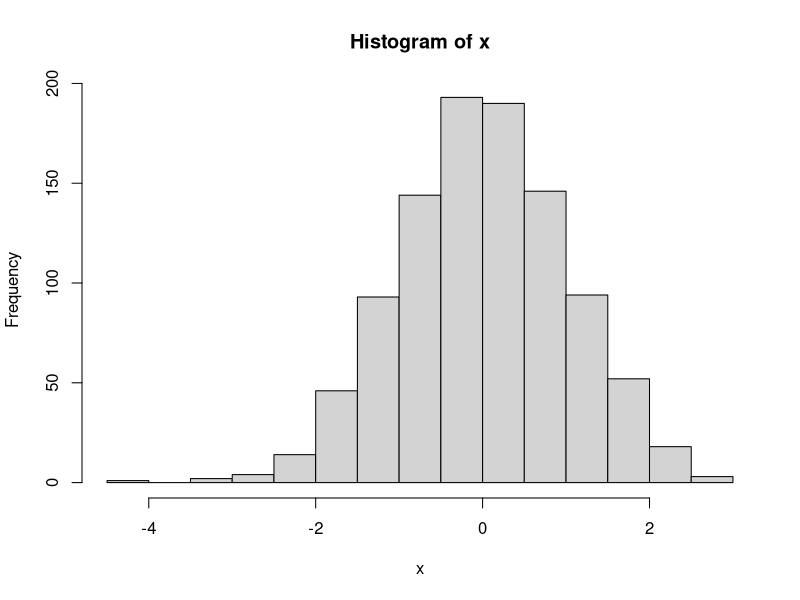
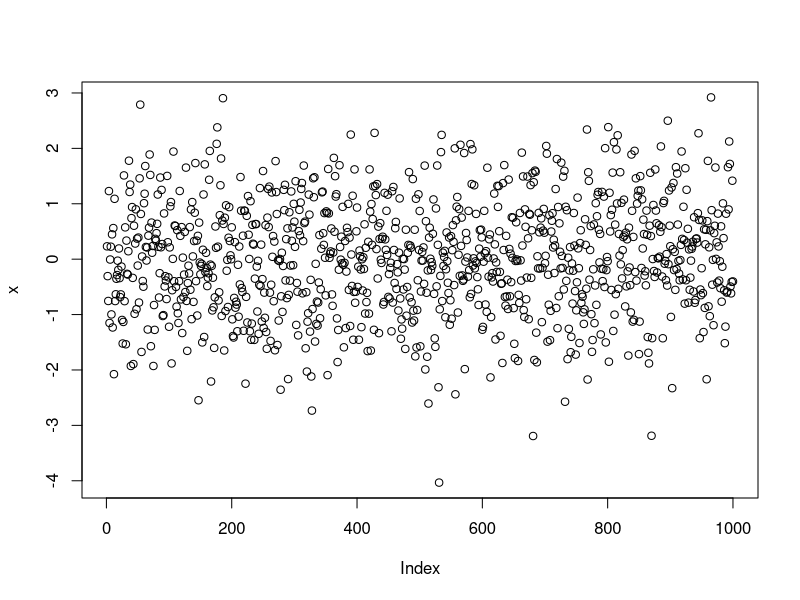
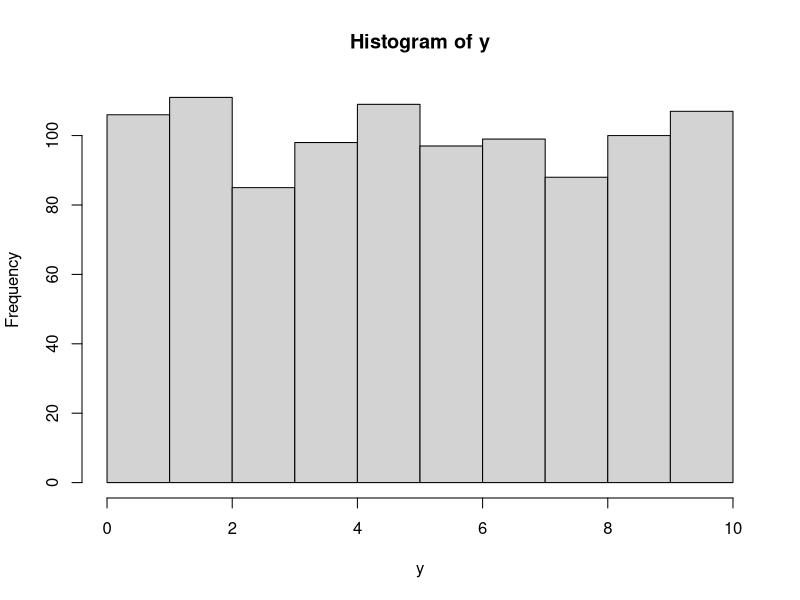
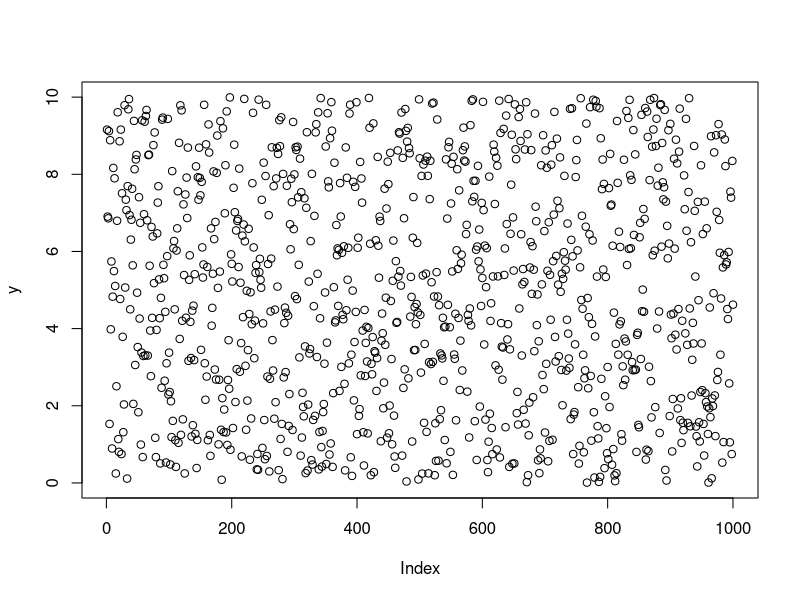

Source code (R) for these figures, in order:
n <- 1000
x <- rnorm(n, mean = 0, sd = 1)     # 정규분포 난수
hist(x)
plot(x)
y <- runif(n,0,10)                  # 균등분포 난수
hist(y)
plot(y)

set.seed(123)                       # seed 는 임의의 정수 사용
rnorm(5,0,1)                        # seed 정의 후 추출하면 같은 값 나옴 (매번 갱신해줘야 함)

set.seed(12)
runif(5,0,10)

x <- matrix(1:9,nrow = 3,byrow = T)
y <- matrix(1:3,nrow = 3)
x
y
t(x)                                # 전치행렬 
cbind(x,1:3)                        # 열방향 결합
rbind(x,10:12)                      # 행방향 결합
diag(x)                             # 대각행렬
det(x)                              # 행렬식
apply(x,1,sum)


